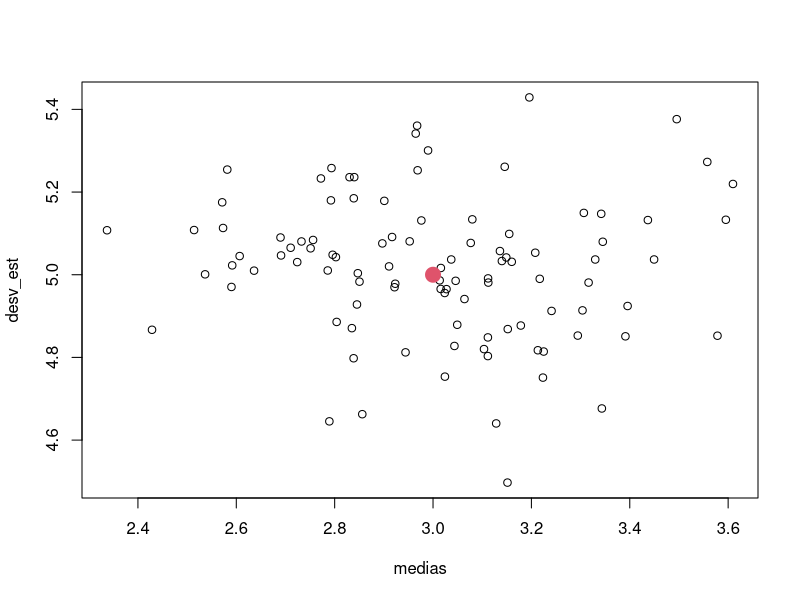
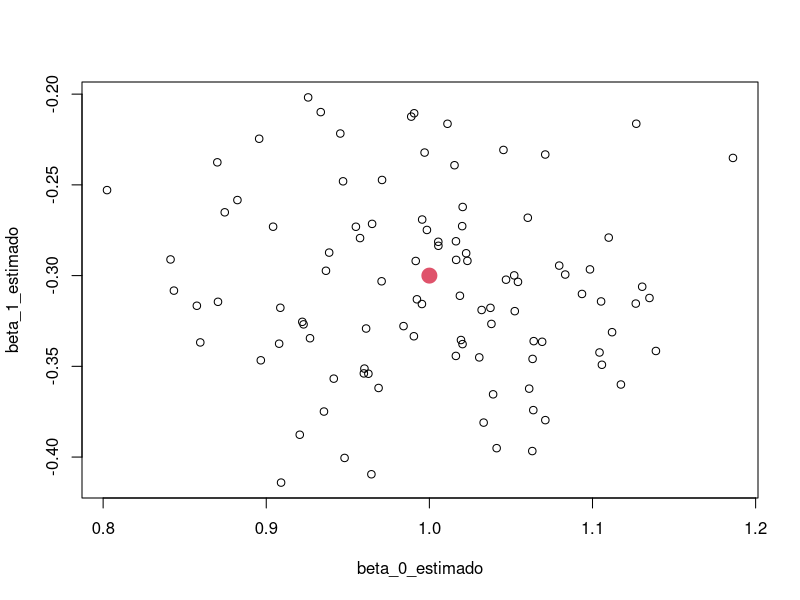

These charts were generated, in order, by the following R code:

#distribucion normal
tamano_muestral <- 350
iteraciones <- 100


medias <- vector()
desv_est <- vector()

media_poblacional <- 3
desv_est_poblacional <- 5



for (i in seq_len(iteraciones)){
  muestra<- rnorm(tamano_muestral, media_poblacional, desv_est_poblacional)
  medias[i] <- mean(muestra)
  desv_est[i] <- sd(muestra)
}

plot(medias, desv_est)
points(media_poblacional, desv_est_poblacional, col = 2, cex = 3, pch = 20)

#regresion lineal

tamano_muestral <- 35
iteraciones <- 100
beta_0 <- 1
beta_1 <- -0.3

beta_0_estimado <- vector()
beta_1_estimado <- vector()

genera_y <- function(x, beta_0, beta_1){
  y = beta_1*x + beta_0 + rnorm(length(x), 0, 0.5)
  
}

for (i in seq_len(iteraciones)){
  x <- seq(-3 , 3 , length.out = tamano_muestral)
  y <- genera_y(x , beta_0, beta_1)
  beta_estimado <- coef(lm(y ~ x))
  beta_0_estimado[i]<- beta_estimado[1]
  beta_1_estimado[i]<- beta_estimado[2]
}


plot(beta_0_estimado, beta_1_estimado)
points(beta_0, beta_1 , col = 2 , cex = 3 , pch = 20)


























